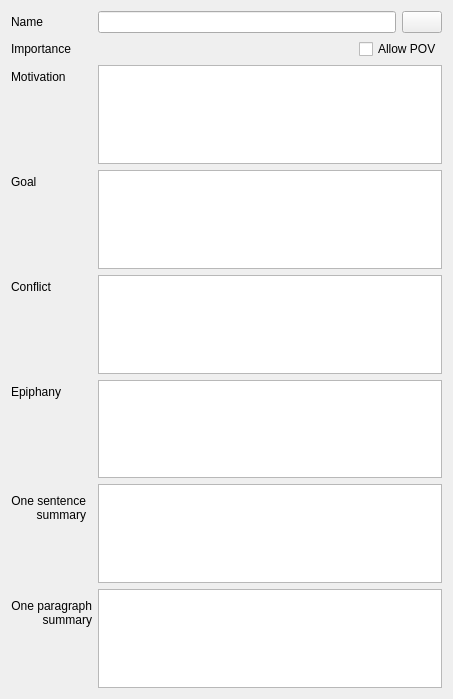
                   <widget class="QWidget" name="scrollAreaPersoInfosWidget">
                    <property name="geometry">
                     <rect>
                      <x>0</x>
                      <y>0</y>
                      <width>453</width>
                      <height>699</height>
                     </rect>
                    </property>
                    <layout class="QFormLayout" name="formLayout_8">
                     <property name="fieldGrowthPolicy">
                      <enum>QFormLayout::AllNonFixedFieldsGrow</enum>
                     </property>
                     <item row="2" column="0">
                      <widget class="QLabel" name="label_3">
                       <property name="text">
                        <string>Name</string>
                       </property>
                      </widget>
                     </item>
                     <item row="2" column="1">
                      <layout class="QHBoxLayout" name="horizontalLayout_3">
                       <item>
                        <widget class="lineEditView" name="txtPersoName"/>
                       </item>
                       <item>
                        <widget class="QPushButton" name="btnPersoColor">
                         <property name="text">
                          <string/>
                         </property>
                        </widget>
                       </item>
                      </layout>
                     </item>
                     <item row="4" column="0">
                      <widget class="QLabel" name="label_18">
                       <property name="text">
                        <string>Importance</string>
                       </property>
                      </widget>
                     </item>
                     <item row="4" column="1">
                      <layout class="QHBoxLayout" name="horizontalLayout_20">
                       <item>
                        <widget class="sldImportance" name="sldPersoImportance" native="true">
                         <property name="sizePolicy">
                          <sizepolicy hsizetype="Expanding" vsizetype="Preferred">
                           <horstretch>0</horstretch>
                           <verstretch>0</verstretch>
                          </sizepolicy>
                         </property>
                        </widget>
                       </item>
                       <item>
                        <widget class="QCheckBox" name="chkPersoPOV">
                         <property name="text">
                          <string>Allow POV</string>
                         </property>
                         <property name="checked">
                          <bool>false</bool>
                         </property>
                         <property name="autoRepeat">
                          <bool>false</bool>
                         </property>
                         <property name="tristate">
                          <bool>false</bool>
                         </property>
                        </widget>
                       </item>
                      </layout>
                     </item>
                     <item row="6" column="0">
                      <widget class="QLabel" name="label_4">
                       <property name="text">
                        <string>Motivation</string>
                       </property>
                      </widget>
                     </item>
                     <item row="6" column="1">
                      <widget class="MDEditCompleter" name="txtPersoMotivation"/>
                     </item>
                     <item row="7" column="0">
                      <widget class="QLabel" name="label_5">
                       <property name="text">
                        <string>Goal</string>
                       </property>
                      </widget>
                     </item>
                     <item row="7" column="1">
                      <widget class="MDEditCompleter" name="txtPersoGoal"/>
                     </item>
                     <item row="8" column="0">
                      <widget class="QLabel" name="label_6">
                       <property name="text">
                        <string>Conflict</string>
                       </property>
                      </widget>
                     </item>
                     <item row="8" column="1">
                      <widget class="MDEditCompleter" name="txtPersoConflict"/>
                     </item>
                     <item row="9" column="0">
                      <widget class="QLabel" name="label_7">
                       <property name="text">
                        <string>Epiphany</string>
                       </property>
                      </widget>
                     </item>
                     <item row="9" column="1">
                      <widget class="MDEditCompleter" name="txtPersoEpiphany"/>
                     </item>
                     <item row="10" column="0">
                      <widget class="QLabel" name="label_24">
                       <property name="text">
                        <string>&lt;html&gt;&lt;head/&gt;&lt;body&gt;&lt;p align=&quot;right&quot;&gt;One sentence&lt;br/&gt;summary&lt;/p&gt;&lt;/body&gt;&lt;/html&gt;</string>
                       </property>
                      </widget>
                     </item>
                     <item row="10" column="1">
                      <widget class="MDEditCompleter" name="txtPersoSummarySentence"/>
                     </item>
                     <item row="11" column="0">
                      <widget class="QLabel" name="label_8">
                       <property name="text">
                        <string>&lt;html&gt;&lt;head/&gt;&lt;body&gt;&lt;p align=&quot;right&quot;&gt;One paragraph&lt;br/&gt;summary&lt;/p&gt;&lt;/body&gt;&lt;/html&gt;</string>
                       </property>
                      </widget>
                     </item>
                     <item row="11" column="1">
                      <widget class="MDEditCompleter" name="txtPersoSummaryPara"/>
                     </item>
                    </layout>
                   </widget>
